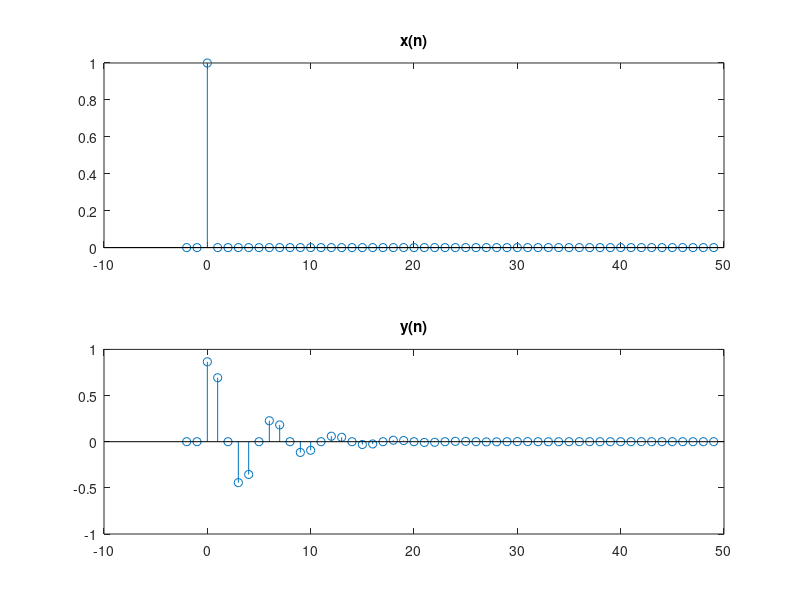
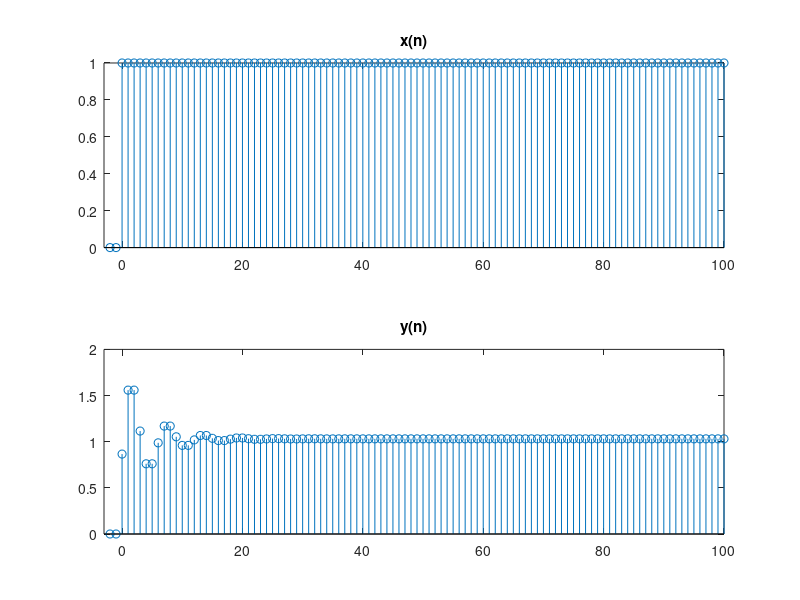

These charts were generated, in order, by the following MATLAB code: (Note: this script raises an error after producing the figures.)
clear all;
close all;
%% Enunciados
% Considere el siguiente sistema en tiempo discreto 
% recursivo descrtito por la ecuacion en diferencias
% y(n)=-a_1y(n-1)-a_2y(n-2)+b_0x(n) donde:

% a) Escriba un programa para calcular y dibujar la respuesta al impulso 
% h(n) del sistema para 0<=n<=49.

% b) Escriba un prgrama para calcular y dibujar la respuesta al escalon 
% en estado nulo s(n) del sistemas para 0<=n<=100

% c)Defina un sistema FIR con respuesta al impulso h_FIR(n) dada por 
% h_FIR(n)= h(n) para 0<=n<=19, 0 en otro caso
% donde h(n) es la respuesta al impulso calculada en el inciso (a).
% Escriba un programa para calcular y dibujar la respuesta al escalon para
% 0<=n<=100

% d) Compare los resultados obetnidos en los incisos (b) y (c) y explique
% sus similitudes y diferencias

a_1=-0.8;
a_2=0.64;
b_0=0.866;
% y(n)=-a_1*y(n-1)-a_2*y(n-2)+b_0*x(n);

%% Inciso a
y=[0, 0];
x=[0,0,1 zeros(1, 49)];

for n=0:49
    y(n+3)=-a_1*y(n-1+3)-a_2*y(n-2+3)+b_0*x(n+3);
end;

n=-2:49;
figure('Color','w');
subplot(2, 1, 1);
stem(n,x);
title('x(n)')
%axis([-3 50 0 1]);

subplot(2, 1, 2);
stem(n,y);
title('y(n)')
%axis([-3 50 0.7 1]);

yr=y;

%% Inciso b
y=[0,0];
x=[0,0];

for n=0:100
    %0.866*
    x(n+3)=1;
    y(n+3)=-a_1*y(n-1+3)-a_2*y(n-2+3)+b_0*x(n+3);
end;

n=-2:100;
figure('Color','w');
subplot(2, 1, 1);
stem(n,x);
title('x(n)');
axis([-3 100 0 1]);

subplot(2, 1, 2);
stem(n,y);
title('y(n)');
axis([-3 100 0 2]);

%% Inciso c
n=-2:49;
h_FIR = yr.*(n>=0 & n<=19);
nhFir=0:51;
h=ones(1,20);
nh=0:19;

[y, ny] = ConvolucionDiscreta(h_FIR, nhFir, h, nh, 1);

figure('Color','w');
subplot(3, 1, 1);
stem(nhFir, h_FIR);
title('h_FIR(n))');
axis([-3 40 -0.5 1]);

subplot(3, 1, 2);
stem(nh, h);
title('h(n)');

subplot(3, 1, 3);
stem(ny, y);
title('y(n)');

